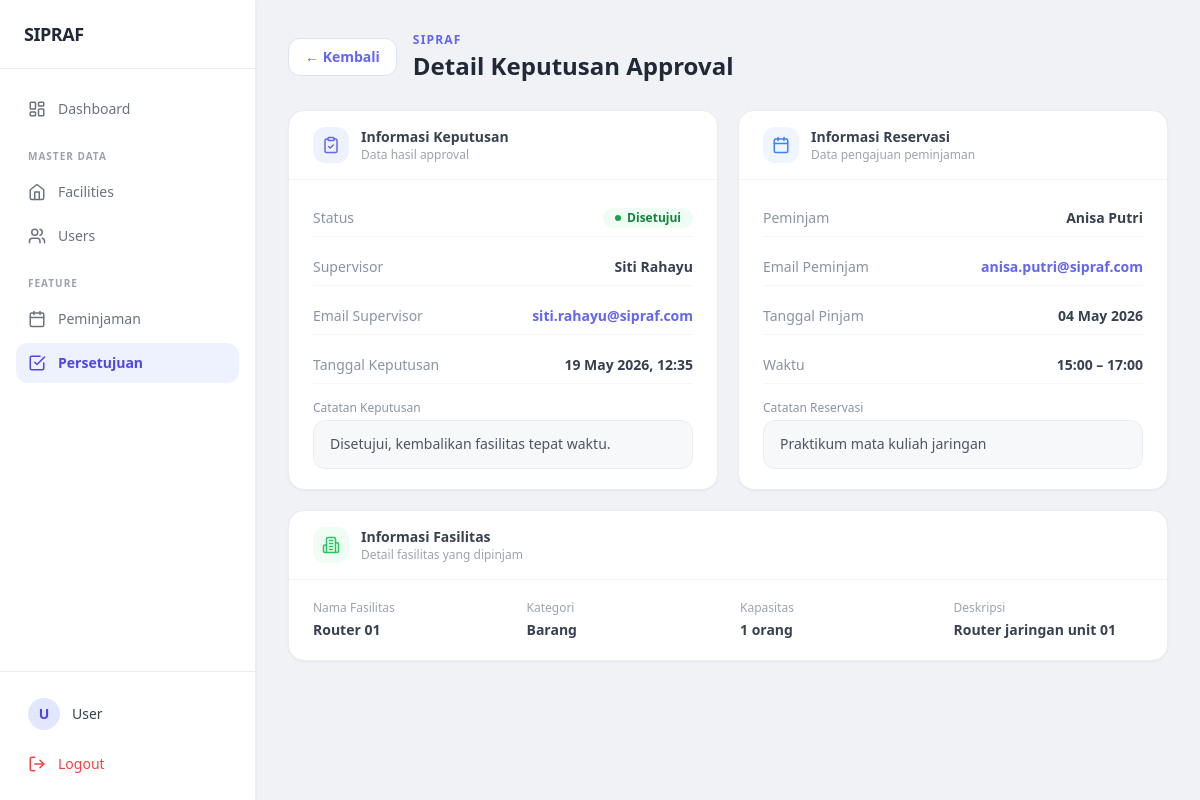
The page /pages/approval/detail.php?id=1 on the database as committed earlier.
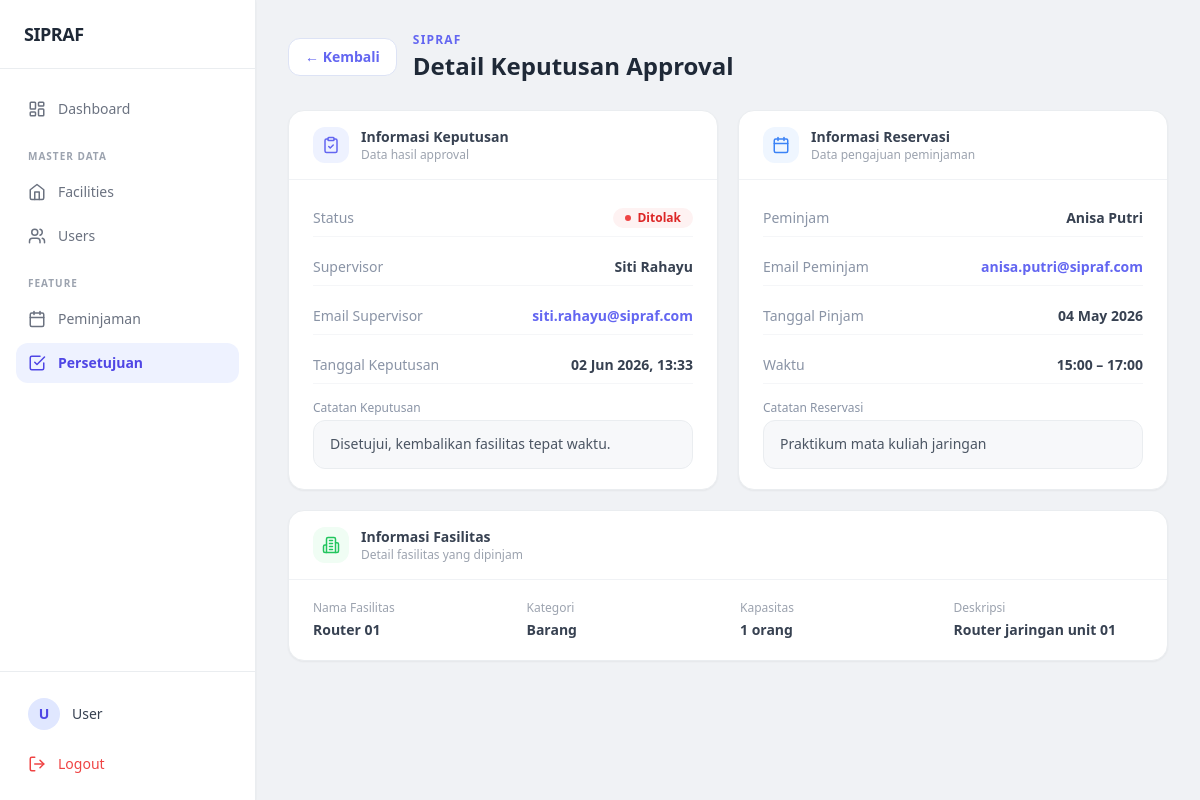
The same page on the database as committed later.
### tables this page shows
CREATE TABLE `approvals` (
  `id` int NOT NULL,
  `reservation_id` int NOT NULL,
  `user_id` int NOT NULL,
  `status` enum('disetujui','ditolak') NOT NULL,
  `notes` text,
  `created_at` timestamp NULL DEFAULT CURRENT_TIMESTAMP,
  `updated_at` timestamp NULL DEFAULT NULL ON UPDATE CURRENT_TIMESTAMP
);

CREATE TABLE `users` (
  `id` int NOT NULL,
  `name` varchar(255) NOT NULL,
  `email` varchar(255) NOT NULL,
  `password` varchar(255) NOT NULL,
  `role` enum('admin','supervisor','borrower') NOT NULL,
  `foto` varchar(255) DEFAULT NULL,
  `created_at` timestamp NULL DEFAULT CURRENT_TIMESTAMP
);

CREATE TABLE `reservations` (
  `id` int NOT NULL,
  `user_id` int NOT NULL,
  `facility_id` int NOT NULL,
  `notes` text,
  `tanggal` date NOT NULL,
  `jam_mulai` time NOT NULL,
  `jam_selesai` time NOT NULL,
  `status` enum('diajukan','disetujui','ditolak','dibatalkan') DEFAULT 'diajukan',
  `created_at` timestamp NULL DEFAULT CURRENT_TIMESTAMP
);

CREATE TABLE `facilities` (
  `id` int NOT NULL,
  `name` varchar(255) NOT NULL,
  `kategori` enum('lab','ruang','barang') NOT NULL,
  `kapasitas` int DEFAULT '0',
  `deskripsi` text,
  `status` enum('tersedia','dipinjam') DEFAULT 'tersedia',
  `created_at` timestamp NULL DEFAULT CURRENT_TIMESTAMP
);

### helper/data/approval.php (called while the page is built, shortened)
<?php
function getDetailApproval($conn, $id) {
    $query = "SELECT
                a.id,
                a.status AS status_approval,
                a.notes AS catatan_approval,
                COALESCE(a.updated_at, a.created_at) AS tanggal_approval,
                r.id AS reservation_id,
                r.tanggal,
                r.jam_mulai,
                r.jam_selesai,
                r.notes AS catatan_reservasi,
                r.status AS status_reservasi,
                f.name AS nama_fasilitas,
                f.kategori,
                f.kapasitas,
                f.deskripsi AS deskripsi_fasilitas,
                u_peminjam.name AS nama_peminjam,
                u_peminjam.email AS email_peminjam,
                u_supervisor.name AS nama_supervisor,
                u_supervisor.email AS email_supervisor
              FROM approvals a
              JOIN reservations r ON a.reservation_id = r.id
              JOIN facilities f ON r.facility_id = f.id
              JOIN users u_peminjam ON r.user_id = u_peminjam.id
              JOIN users u_supervisor ON a.user_id = u_supervisor.id
              WHERE a.id = ?
              LIMIT 1";
    $stmt = mysqli_prepare($conn, $query);
    mysqli_stmt_bind_param($stmt, 'i', $id);
    mysqli_stmt_execute($stmt);
    $result = mysqli_stmt_get_result($stmt);
    return mysqli_fetch_assoc($result);
}

### pages/approval/detail.php (the view, shortened to what this page needs)
<?php
require_once __DIR__ . '/../../helper/db_conn.php';
require_once __DIR__ . '/../../helper/data/approval.php';
$user_id = $_SESSION['user_id'] ?? 0;
$query_user = mysqli_query($conn, "SELECT name FROM users WHERE id = $user_id");
$data_user  = mysqli_fetch_assoc($query_user);
$nama_user  = $data_user['name'] ?? 'User';
$id = isset($_GET['id']) ? (int) $_GET['id'] : 0;
$data_detail = getDetailApproval($conn, $id);
?>
<!DOCTYPE html>
<html lang="id">
<head>
    <script src="https://cdn.tailwindcss.com"></script>
</head>
<body class="bg-[#f0f2f5] min-h-screen flex">
    <aside class="w-64 min-h-screen bg-white border-r border-[#eaedf0] shadow-sm flex flex-col fixed top-0 left-0">
        <div class="px-6 py-5 border-b border-[#eaedf0]">
            <p class="text-lg font-bold text-gray-800 tracking-tight">SIPRAF</p>
        </div>
        <nav class="flex-1 px-4 py-5 space-y-1 overflow-y-auto">
            <a href="../dashboard/index.php" class="flex items-center gap-3 px-3 py-2.5 rounded-xl text-sm font-medium text-gray-500 hover:bg-[#f0f2f5] hover:text-gray-800 transition">
                Dashboard
            </a>
            <p class="text-[10px] font-semibold text-gray-400 uppercase tracking-widest px-3 pt-4 pb-1">Master Data</p>
            <a href="../facilities/index.php" class="flex items-center gap-3 px-3 py-2.5 rounded-xl text-sm font-medium text-gray-500 hover:bg-[#f0f2f5] hover:text-gray-800 transition">
                <svg xmlns="http://www.w3.org/2000/svg" width="18" height="18" viewBox="0 0 24 24" fill="none" stroke="currentColor" stroke-width="2" stroke-linecap="round" stroke-linejoin="round"><path d="M3 9l9-7 9 7v11a2 2 0 0 1-2 2H5a2 2 0 0 1-2-2z"/><polyline points="9 22 9 12 15 12 15 22"/></svg>
                Facilities
            </a>
            <a href="../users/index.php" class="flex items-center gap-3 px-3 py-2.5 rounded-xl text-sm font-medium text-gray-500 hover:bg-[#f0f2f5] hover:text-gray-800 transition">
                Users
            </a>
            <p class="text-[10px] font-semibold text-gray-400 uppercase tracking-widest px-3 pt-4 pb-1">Feature</p>
            <a href="../reservation/index.php" class="flex items-center gap-3 px-3 py-2.5 rounded-xl text-sm font-medium text-gray-500 hover:bg-[#f0f2f5] hover:text-gray-800 transition">
                Peminjaman
            </a>
            <a href="index.php" class="flex items-center gap-3 px-3 py-2.5 rounded-xl text-sm font-semibold bg-indigo-50 text-indigo-600 transition">
                <svg xmlns="http://www.w3.org/2000/svg" width="18" height="18" viewBox="0 0 24 24" fill="none" stroke="currentColor" stroke-width="2" stroke-linecap="round" stroke-linejoin="round"><path d="M9 11l3 3L22 4"/><path d="M21 12v7a2 2 0 0 1-2 2H5a2 2 0 0 1-2-2V5a2 2 0 0 1 2-2h11"/></svg>
                Persetujuan
            </a>
        </nav>
        <div class="px-4 py-4 border-t border-[#eaedf0]">
            <a href="../profile/index.php" class="flex items-center gap-3 px-3 py-2.5 rounded-xl hover:bg-[#f0f2f5] transition">
                <div class="w-8 h-8 rounded-full bg-indigo-100 flex items-center justify-center text-indigo-600 font-bold text-sm">
                    <?= strtoupper(substr($nama_user, 0, 1)) ?>
                </div>
                <span class="text-sm font-medium text-gray-700 truncate"><?= htmlspecialchars($nama_user) ?></span>
            </a>
            <a href="../../pages/auth/logout.php" class="flex items-center gap-3 px-3 py-2.5 rounded-xl text-sm font-medium text-red-500 hover:bg-red-50 transition mt-1">
                <svg xmlns="http://www.w3.org/2000/svg" width="18" height="18" viewBox="0 0 24 24" fill="none" stroke="currentColor" stroke-width="2" stroke-linecap="round" stroke-linejoin="round"><path d="M9 21H5a2 2 0 0 1-2-2V5a2 2 0 0 1 2-2h4"/><polyline points="16 17 21 12 16 7"/><line x1="21" x2="9" y1="12" y2="12"/></svg>
                Logout
            </a>
        </div>
    </aside>
    <main class="ml-64 flex-1 p-6 md:p-8">
        <div class="mb-7 flex items-center gap-4">
            <a href="index.php" class="inline-flex items-center gap-1.5 bg-white text-indigo-500 border border-[#dde3f5] hover:bg-indigo-50 px-4 py-2 rounded-xl text-sm font-semibold transition">← Kembali</a>
            <div>
                <p class="text-xs font-semibold text-indigo-500 tracking-widest uppercase mb-0.5">SIPRAF</p>
                <h1 class="text-2xl font-bold text-gray-800">Detail Keputusan Approval</h1>
            </div>
        </div>
        <div class="grid grid-cols-1 md:grid-cols-2 gap-5">
            <div class="bg-white rounded-2xl border border-[#eaedf0] shadow-sm overflow-hidden">
                <div class="flex items-center gap-3 px-6 py-4 border-b border-[#f0f2f5]">
                    <div class="w-9 h-9 rounded-xl bg-indigo-50 flex items-center justify-center">
                    </div>
                    <div>
                        <p class="text-sm font-semibold text-gray-700">Informasi Keputusan</p>
                        <p class="text-xs text-gray-400">Data hasil approval</p>
                    </div>
                </div>
                <div class="px-6 py-5 space-y-3 text-sm">
                    <div class="flex justify-between items-center py-2 border-b border-[#f5f6f8]">
                        <span class="text-[#8a94a6] font-medium">Status</span>
                        <?php if ($data_detail['status_approval'] === 'disetujui'): ?>
                        <span class="inline-flex items-center gap-1.5 bg-green-50 text-green-700 px-3 py-0.5 rounded-full text-xs font-bold"><span class="w-1.5 h-1.5 rounded-full bg-green-600"></span>Disetujui</span>
                        <?php else: ?>
                        <span class="inline-flex items-center gap-1.5 bg-red-50 text-red-600 px-3 py-0.5 rounded-full text-xs font-bold"><span class="w-1.5 h-1.5 rounded-full bg-red-500"></span>Ditolak</span>
                        <?php endif; ?>
                    </div>
                    <div class="flex justify-between py-2 border-b border-[#f5f6f8]">
                        <span class="text-[#8a94a6] font-medium">Supervisor</span>
                        <span class="font-semibold text-gray-700"><?= htmlspecialchars($data_detail['nama_supervisor']) ?></span>
                    </div>
                    <div class="flex justify-between py-2 border-b border-[#f5f6f8]">
                        <span class="text-[#8a94a6] font-medium">Email Supervisor</span>
                        <span class="font-semibold text-indigo-500"><?= htmlspecialchars($data_detail['email_supervisor']) ?></span>
                    </div>
                    <div class="flex justify-between py-2 border-b border-[#f5f6f8]">
                        <span class="text-[#8a94a6] font-medium">Tanggal Keputusan</span>
                        <span class="font-semibold text-gray-700"><?= date('d M Y, H:i', strtotime($data_detail['tanggal_approval'])) ?></span>
                    </div>
                    <div class="pt-1">
                        <p class="text-xs text-[#8a94a6] font-medium mb-1">Catatan Keputusan</p>
                        <div class="bg-[#f7f8fa] border border-[#eaedf0] rounded-xl px-4 py-3 text-sm text-gray-600 leading-relaxed"><?= htmlspecialchars($data_detail['catatan_approval']) ?></div>
                    </div>
                </div>
            </div>
            <div class="bg-white rounded-2xl border border-[#eaedf0] shadow-sm overflow-hidden">
                <div class="flex items-center gap-3 px-6 py-4 border-b border-[#f0f2f5]">
                    <div class="w-9 h-9 rounded-xl bg-blue-50 flex items-center justify-center">
                    </div>
                    <div>
                        <p class="text-sm font-semibold text-gray-700">Informasi Reservasi</p>
                        <p class="text-xs text-gray-400">Data pengajuan peminjaman</p>
                    </div>
                </div>
                <div class="px-6 py-5 space-y-3 text-sm">
                    <div class="flex justify-between py-2 border-b border-[#f5f6f8]">
                        <span class="text-[#8a94a6] font-medium">Peminjam</span>
                        <span class="font-semibold text-gray-700"><?= htmlspecialchars($data_detail['nama_peminjam']) ?></span>
                    </div>
                    <div class="flex justify-between py-2 border-b border-[#f5f6f8]">
                        <span class="text-[#8a94a6] font-medium">Email Peminjam</span>
                        <span class="font-semibold text-indigo-500"><?= htmlspecialchars($data_detail['email_peminjam']) ?></span>
                    </div>
                    <div class="flex justify-between py-2 border-b border-[#f5f6f8]">
                        <span class="text-[#8a94a6] font-medium">Tanggal Pinjam</span>
                        <span class="font-semibold text-gray-700"><?= date('d M Y', strtotime($data_detail['tanggal'])) ?></span>
                    </div>
                    <div class="flex justify-between py-2 border-b border-[#f5f6f8]">
                        <span class="text-[#8a94a6] font-medium">Waktu</span>
                        <span class="font-semibold text-gray-700"><?= substr($data_detail['jam_mulai'], 0, 5) ?> – <?= substr($data_detail['jam_selesai'], 0, 5) ?></span>
                    </div>
                    <div class="pt-1">
                        <p class="text-xs text-[#8a94a6] font-medium mb-1">Catatan Reservasi</p>
                        <div class="bg-[#f7f8fa] border border-[#eaedf0] rounded-xl px-4 py-3 text-sm text-gray-600 leading-relaxed"><?= htmlspecialchars($data_detail['catatan_reservasi']) ?></div>
                    </div>
                </div>
            </div>
            <div class="bg-white rounded-2xl border border-[#eaedf0] shadow-sm overflow-hidden md:col-span-2">
                <div class="flex items-center gap-3 px-6 py-4 border-b border-[#f0f2f5]">
                    <div class="w-9 h-9 rounded-xl bg-green-50 flex items-center justify-center">
                    </div>
                    <div>
                        <p class="text-sm font-semibold text-gray-700">Informasi Fasilitas</p>
                        <p class="text-xs text-gray-400">Detail fasilitas yang dipinjam</p>
                    </div>
                </div>
                <div class="px-6 py-5 grid grid-cols-2 md:grid-cols-4 gap-6 text-sm">
                    <div><p class="text-xs text-gray-400 font-medium mb-1">Nama Fasilitas</p><p class="font-semibold text-gray-700"><?= htmlspecialchars($data_detail['nama_fasilitas']) ?></p></div>
                    <div><p class="text-xs text-gray-400 font-medium mb-1">Kategori</p><p class="font-semibold text-gray-700"><?= ucfirst($data_detail['kategori']) ?></p></div>
                    <div><p class="text-xs text-gray-400 font-medium mb-1">Kapasitas</p><p class="font-semibold text-gray-700"><?= $data_detail['kapasitas'] ?> orang</p></div>
                    <div><p class="text-xs text-gray-400 font-medium mb-1">Deskripsi</p><p class="font-semibold text-gray-700"><?= htmlspecialchars($data_detail['deskripsi_fasilitas']) ?></p></div>
                </div>
            </div>
        </div>
    </main>
</body>
</html>

Rows that differ between the two databases and show on the page:
changed approvals "Disetujui, kembalikan fasilitas tepat waktu.": status "disetujui" → "ditolak" (drawn)
Other text that changed with them:
date('d M Y, H:i', strtotime($data_detail['tanggal_approval'])): "19 May 2026, 12:35" → "02 Jun 2026, 13:33"
text no longer shown: "Disetujui"
text now shown: "Ditolak"
